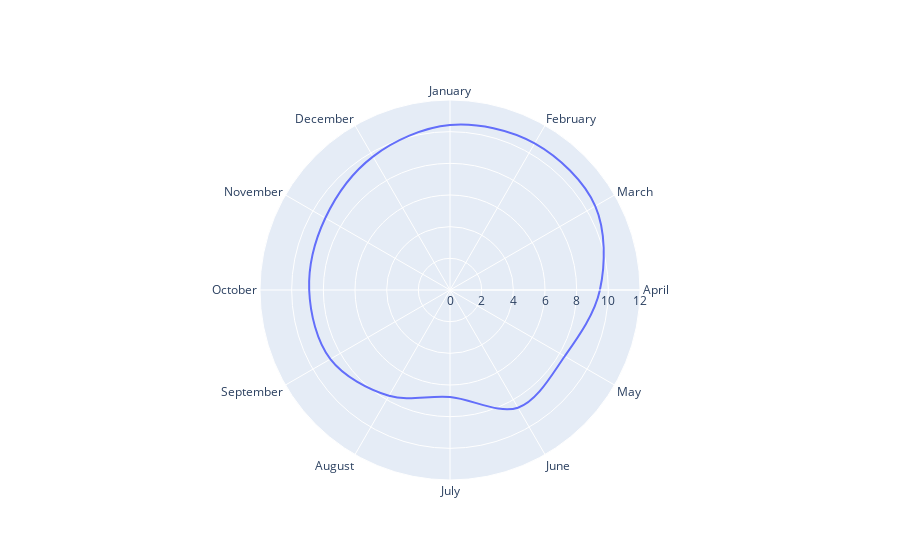

Notebook code cell kept with this figure:
### Code cell
# Create month names
month_names = ["January", "February", "March", "April",
               "May", "June", "July", "August", "September", "October", "November", "December"]

# Append January data to close the trace line
month_names.append(month_names[0])
efficiencies = df["efficiency"].tolist()
efficiencies.append(efficiencies[0])

# Create the Radar Plot
fig = go.Figure()

fig.add_trace(go.Scatterpolar(
    r = efficiencies,
    theta = month_names,
    mode = "lines",
    name = "Fuel Efficiency",
    line_shape = "spline",
))

fig.update_layout(
    polar = dict(
        radialaxis = dict(
            visible = True,
            tickvals = [0,2,4,6,8,10,12],
            range = [0,12]),
        angularaxis = dict(
            direction = "clockwise",
            rotation = 90
)))
fig.show()

### Figure 1 — Plotly figure (JSON) as saved in the notebook; plotly's stock layout.template omitted (floating-point values rounded to 4 significant figures)
{"data": [{"line": {"shape": "spline"}, "mode": "lines", "name": "Fuel Efficiency", "r": [10.42, 10.69, 10.59, 9.468, 8.368, 8.583, 6.761, 7.709, 8.724, 8.893, 9.093, 9.729, 10.42], "theta": ["January", "February", "March", "April", "May", "June", "July", "August", "September", "October", "November", "December", "January"], "type": "scatterpolar"}], "layout": {"polar": {"angularaxis": {"direction": "clockwise", "rotation": 90}, "radialaxis": {"range": [0, 12], "tickvals": [0, 2, 4, 6, 8, 10, 12], "visible": true}}}}
